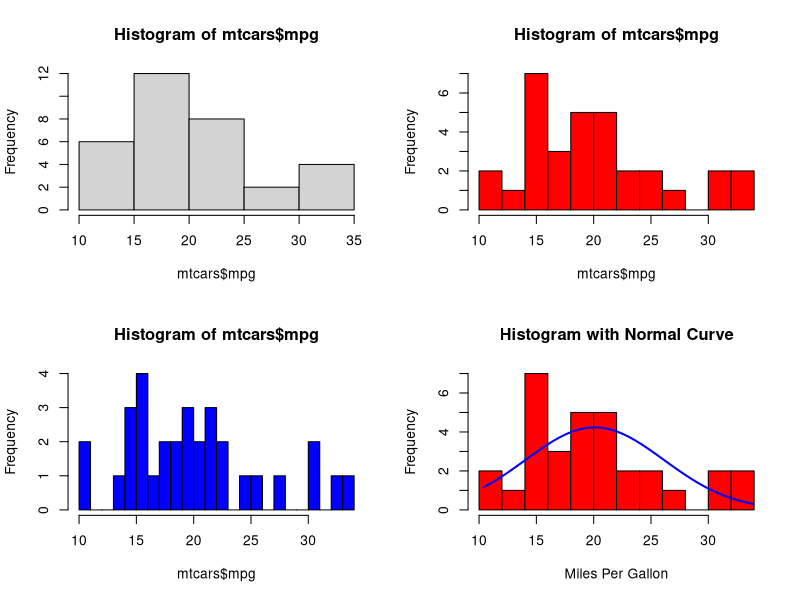

This chart was generated by the following R code:
opar <- par()

op <- par(mfrow=c(2, 2))
# Simple Histogram
hist(mtcars$mpg)

# Colored Histogram with Different Number of Bins
hist(mtcars$mpg, breaks=12, col="red")


# Colored Histogram with Different Number of Bins
hist(mtcars$mpg, breaks=20, col="blue")

# Add a Normal Curve (Thanks to Peter Dalgaard)
x <- mtcars$mpg 
h<-hist(x, breaks=10, col="red", xlab="Miles Per Gallon", 
        main="Histogram with Normal Curve") 
xfit<-seq(min(x),max(x),length=40) 
yfit<-dnorm(xfit,mean=mean(x),sd=sd(x)) 
yfit <- yfit*diff(h$mids[1:2])*length(x) 
lines(xfit, yfit, col="blue", lwd=2)

par(opar)

?hist
xfit
length(mtcars$mpg)
